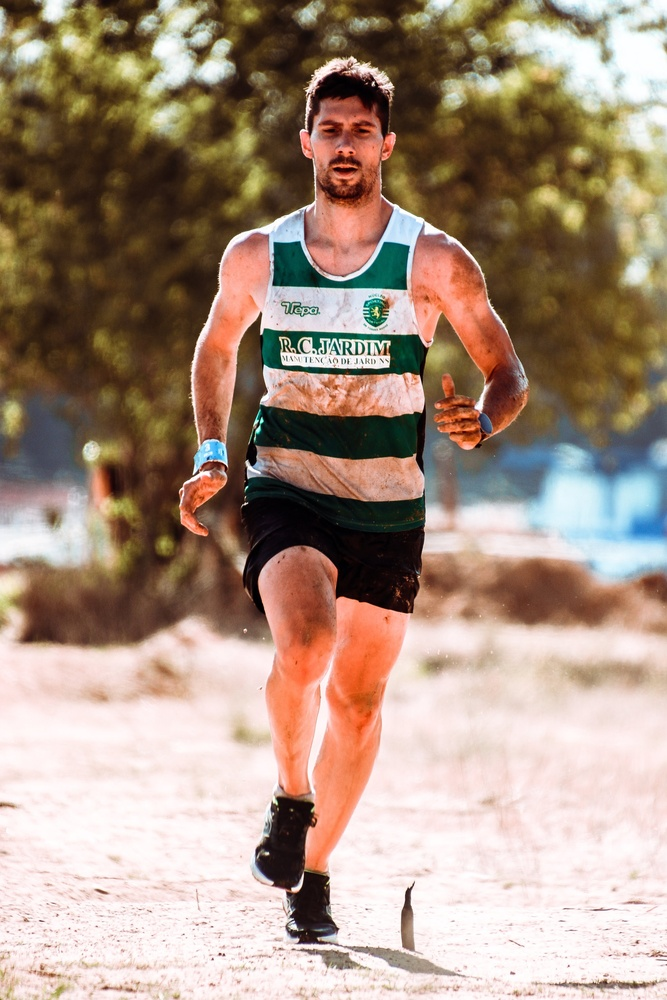
#> input picture PyTorch-Keypoint-RCNN/images/image_1.jpg, 667 x 1000 px, shrunk from 3265 x 4898 before the run, found by its file name
$ python channel_experiments.py
#> lines starting #> are read from the running program, lines starting #| are printed output that depends on the picture
"""Show why raw B, G, and R channels are poor contour inputs."""

from __future__ import annotations

import argparse
from pathlib import Path

import cv2


DEFAULT_INPUT = Path(__file__).resolve().parents[2] / "input" / "image_1.jpg"


def show_image(title: str, image, display: bool) -> None:
    if display:
        cv2.imshow(title, image)
        cv2.waitKey(0)
        cv2.destroyAllWindows()


def run(input_path: Path, output_dir: Path, display: bool = True) -> dict[str, int]:
#> called with display = True
    image = cv2.imread(str(input_path))
#> image is the input picture: shape (1000, 667, 3); mean B, G, R 128.5, 145.1, 167.3
    if image is None:
        raise FileNotFoundError(f"Could not read input image: {input_path}")

    output_dir.mkdir(parents=True, exist_ok=True)
    counts: dict[str, int] = {}

    # OpenCV stores color images in B, G, R order.
    for name, channel in zip(("blue", "green", "red"), cv2.split(image)):
        contours, _ = cv2.findContours(
            channel.copy(), cv2.RETR_TREE, cv2.CHAIN_APPROX_NONE
        )
        rendered = image.copy()
        cv2.drawContours(rendered, contours, -1, (0, 255, 0), 2, cv2.LINE_AA)

        show_image(f"Contours from the {name} channel", rendered, display)
        output_path = output_dir / f"{name}_channel.jpg"
        if not cv2.imwrite(str(output_path), rendered):
            raise OSError(f"Could not write output image: {output_path}")

        counts[name] = len(contours)
        print(f"{name}: contours={len(contours)}")
#> this loop made 3 passes
#> name on passes 1 to 3: 'blue', 'green', 'red'
#| blue: contours=390
#| green: contours=317
#| red: contours=350
#> pass 1, in show_image, `cv2.imshow(title, image)`:
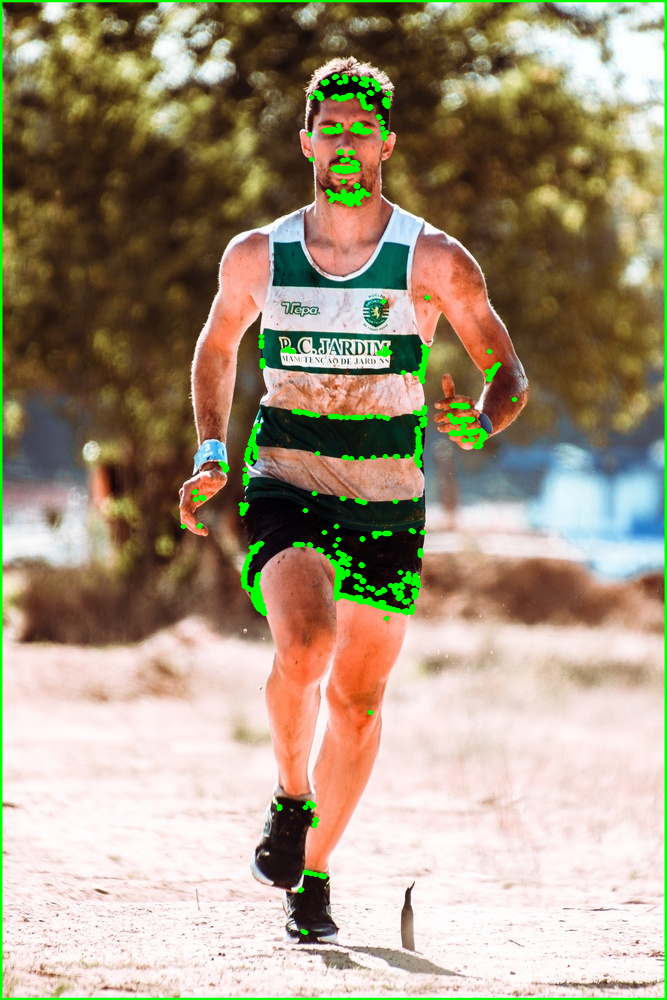
#> window 'Contours from the blue channel': shape (1000, 667, 3); mean B, G, R 126.2, 149, 164.1
#> pass 2, in show_image (call 2), `cv2.imshow(title, image)`:
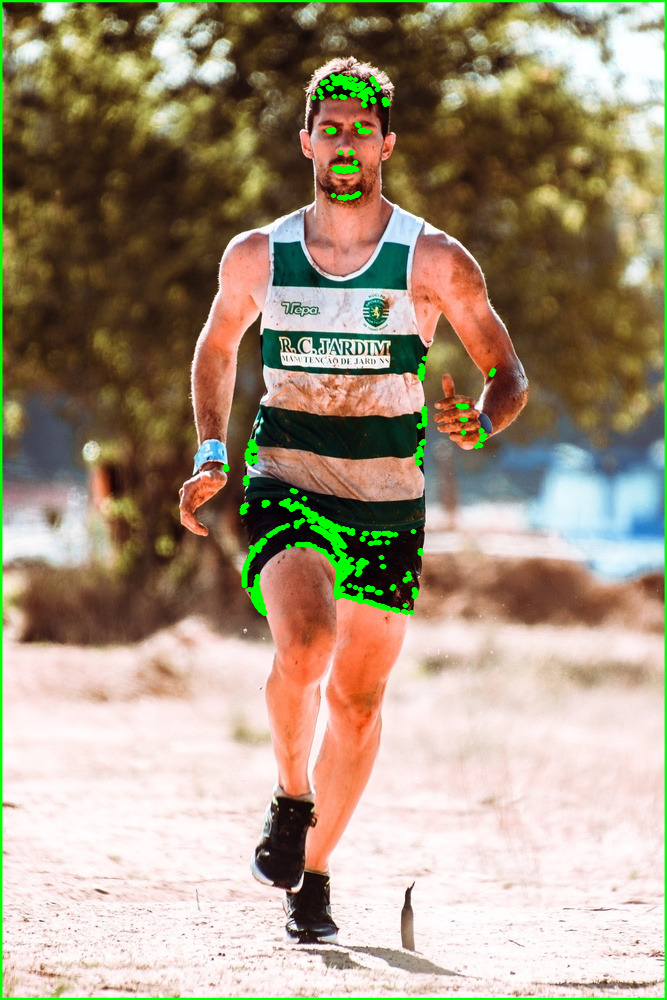
#> window 'Contours from the green channe': shape (1000, 667, 3); mean B, G, R 126.5, 148.5, 164.7
#> after the loop:
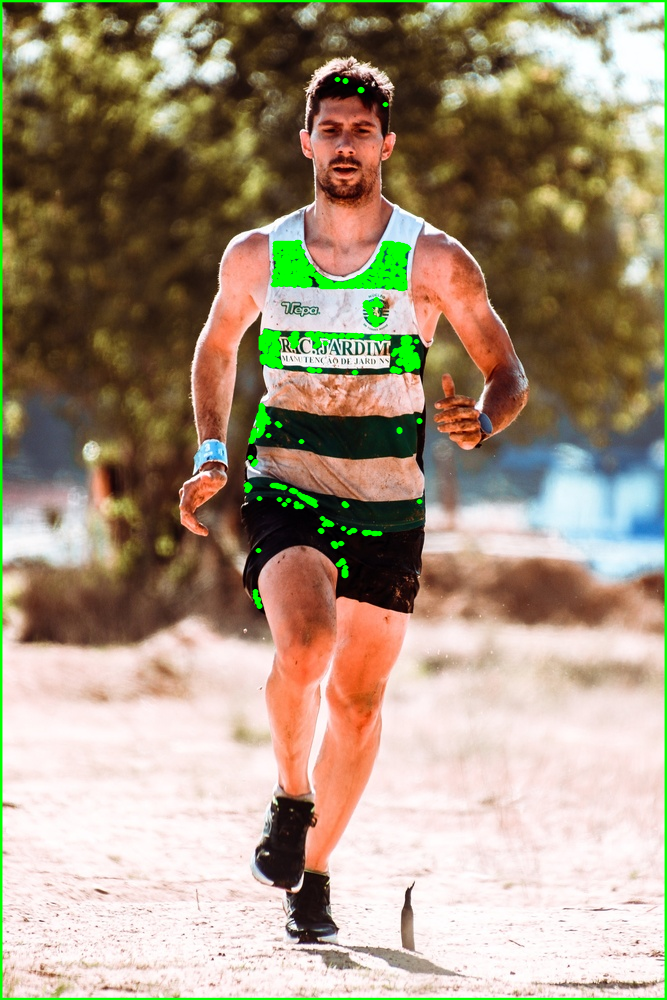
#> rendered: shape (1000, 667, 3); mean B, G, R 125.9, 148.3, 165
#> after the loop, counts = {'blue': 390, 'green': 317, 'red': 350}

    return counts


def validate(counts: dict[str, int]) -> None:
    if not all(count > 0 for count in counts.values()):
        raise RuntimeError("Every color channel should produce at least one contour")
    if not counts["blue"] < counts["green"] < counts["red"]:
        raise RuntimeError(
            "Expected the bundled image to produce blue < green < red contour counts"
        )


def parse_args() -> argparse.Namespace:
    parser = argparse.ArgumentParser(description=__doc__)
    parser.add_argument("--input", type=Path, default=DEFAULT_INPUT)
    parser.add_argument("--output-dir", type=Path, default=Path.cwd())
    parser.add_argument("--no-display", action="store_true", help="Skip GUI windows")
    parser.add_argument(
        "--validate", action="store_true", help="Validate bundled-image invariants"
    )
    return parser.parse_args()


if __name__ == "__main__":
    args = parse_args()
    result = run(args.input, args.output_dir, display=not args.no_display)
#> result = {'blue': 390, 'green': 317, 'red': 350}
    if args.validate:
        validate(result)
        print("Validation passed")
